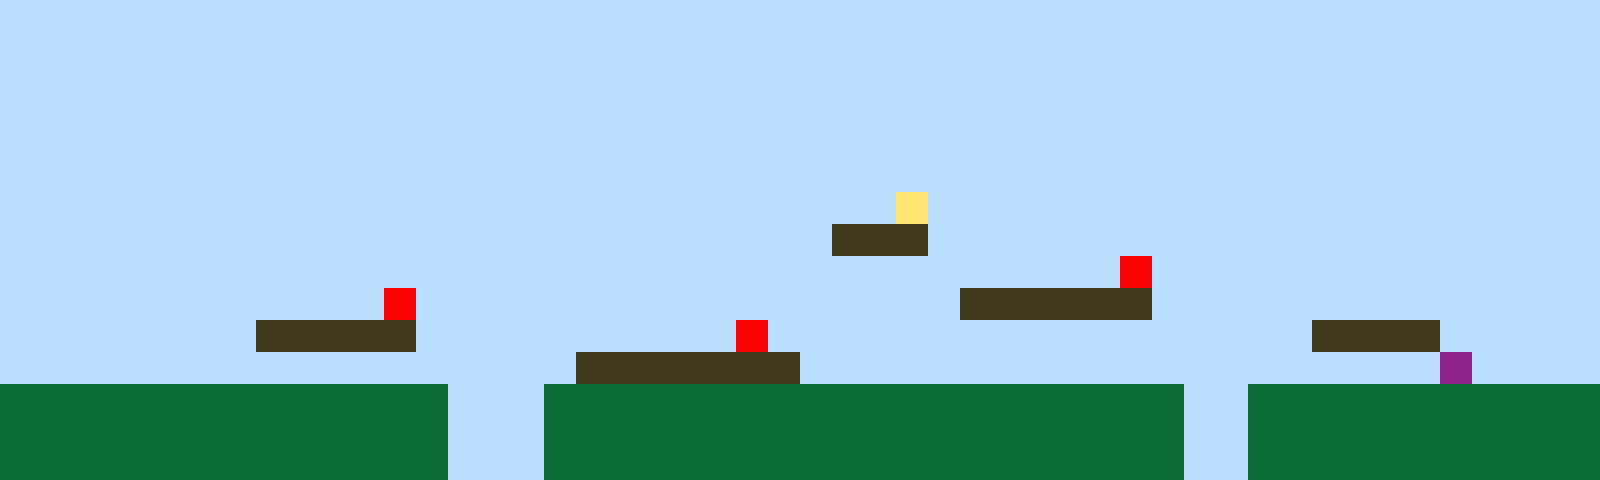

This game map was drawn from its Tiled (.tmx) file and the tilesets committed beside it. A one-line description and the full map source follow:
An orthogonal 50x15 tile map with 32x32 px tiles, 1 tile layer (Tile Layer 1).

<map version="1.10" tiledversion="1.11.2" orientation="orthogonal" renderorder="right-up" width="50" height="15" tilewidth="32" tileheight="32" infinite="0" nextlayerid="2" nextobjectid="1"><editorsettings><export target="map1.csv" format="csv" /></editorsettings><tileset firstgid="1" name="sprites" tilewidth="32" tileheight="32" tilecount="6" columns="3"><image source="sprites.png" width="96" height="64" /></tileset><layer id="1" name="Tile Layer 1" width="50" height="15"><data encoding="csv">1,1,1,1,1,1,1,1,1,1,1,1,1,1,1,1,1,1,1,1,1,1,1,1,1,1,1,1,1,1,1,1,1,1,1,1,1,1,1,1,1,1,1,1,1,1,1,1,1,1,1,1,1,1,1,1,1,1,1,1,1,1,1,1,1,1,1,1,1,1,1,1,1,1,1,1,1,1,1,1,1,1,1,1,1,1,1,1,1,1,1,1,1,1,1,1,1,1,1,1,1,1,1,1,1,1,1,1,1,1,1,1,1,1,1,1,1,1,1,1,1,1,1,1,1,1,1,1,1,1,1,1,1,1,1,1,1,1,1,1,1,1,1,1,1,1,1,1,1,1,1,1,1,1,1,1,1,1,1,1,1,1,1,1,1,1,1,1,1,1,1,1,1,1,1,1,1,1,1,1,1,1,1,1,1,1,1,1,1,1,1,1,1,1,1,1,1,1,1,1,1,1,1,1,1,1,1,1,1,1,1,1,1,1,1,1,1,1,1,1,1,1,1,1,1,1,1,1,1,1,1,1,1,1,1,1,1,1,1,1,1,1,1,1,1,1,1,1,1,1,1,1,1,1,1,1,1,1,1,1,1,1,1,1,1,1,1,1,1,1,1,1,1,1,1,1,1,1,1,1,1,1,1,1,1,1,1,1,1,1,1,1,1,1,1,1,1,1,1,1,1,1,1,1,1,1,1,1,1,1,1,1,1,1,1,1,1,1,1,1,1,1,1,1,1,1,1,1,4,1,1,1,1,1,1,1,1,1,1,1,1,1,1,1,1,1,1,1,1,1,1,1,1,1,1,1,1,1,1,1,1,1,1,1,1,1,1,1,1,1,1,1,1,1,1,1,3,3,3,1,1,1,1,1,1,1,1,1,1,1,1,1,1,1,1,1,1,1,1,1,1,1,1,1,1,1,1,1,1,1,1,1,1,1,1,1,1,1,1,1,1,1,1,1,1,1,1,1,1,1,1,1,1,1,1,5,1,1,1,1,1,1,1,1,1,1,1,1,1,1,1,1,1,1,1,1,1,1,1,1,1,1,5,1,1,1,1,1,1,1,1,1,1,1,1,1,1,1,1,1,3,3,3,3,3,3,1,1,1,1,1,1,1,1,1,1,1,1,1,1,1,1,1,1,1,1,1,1,3,3,3,3,3,1,1,1,1,1,1,1,1,1,1,5,1,1,1,1,1,1,1,1,1,1,1,1,1,1,1,1,1,3,3,3,3,1,1,1,1,1,1,1,1,1,1,1,1,1,1,1,1,1,1,1,1,1,1,1,3,3,3,3,3,3,3,1,1,1,1,1,1,1,1,1,1,1,1,1,1,1,1,1,1,1,1,6,1,1,1,1,2,2,2,2,2,2,2,2,2,2,2,2,2,2,1,1,1,2,2,2,2,2,2,2,2,2,2,2,2,2,2,2,2,2,2,2,2,1,1,2,2,2,2,2,2,2,2,2,2,2,2,2,2,2,2,2,2,2,2,2,2,2,2,2,1,1,1,2,2,2,2,2,2,2,2,2,2,2,2,2,2,2,2,2,2,2,2,1,1,2,2,2,2,2,2,2,2,2,2,2,2,2,2,2,2,2,2,2,2,2,2,2,2,2,1,1,1,2,2,2,2,2,2,2,2,2,2,2,2,2,2,2,2,2,2,2,2,1,1,2,2,2,2,2,2,2,2,2,2,2</data></layer></map>
